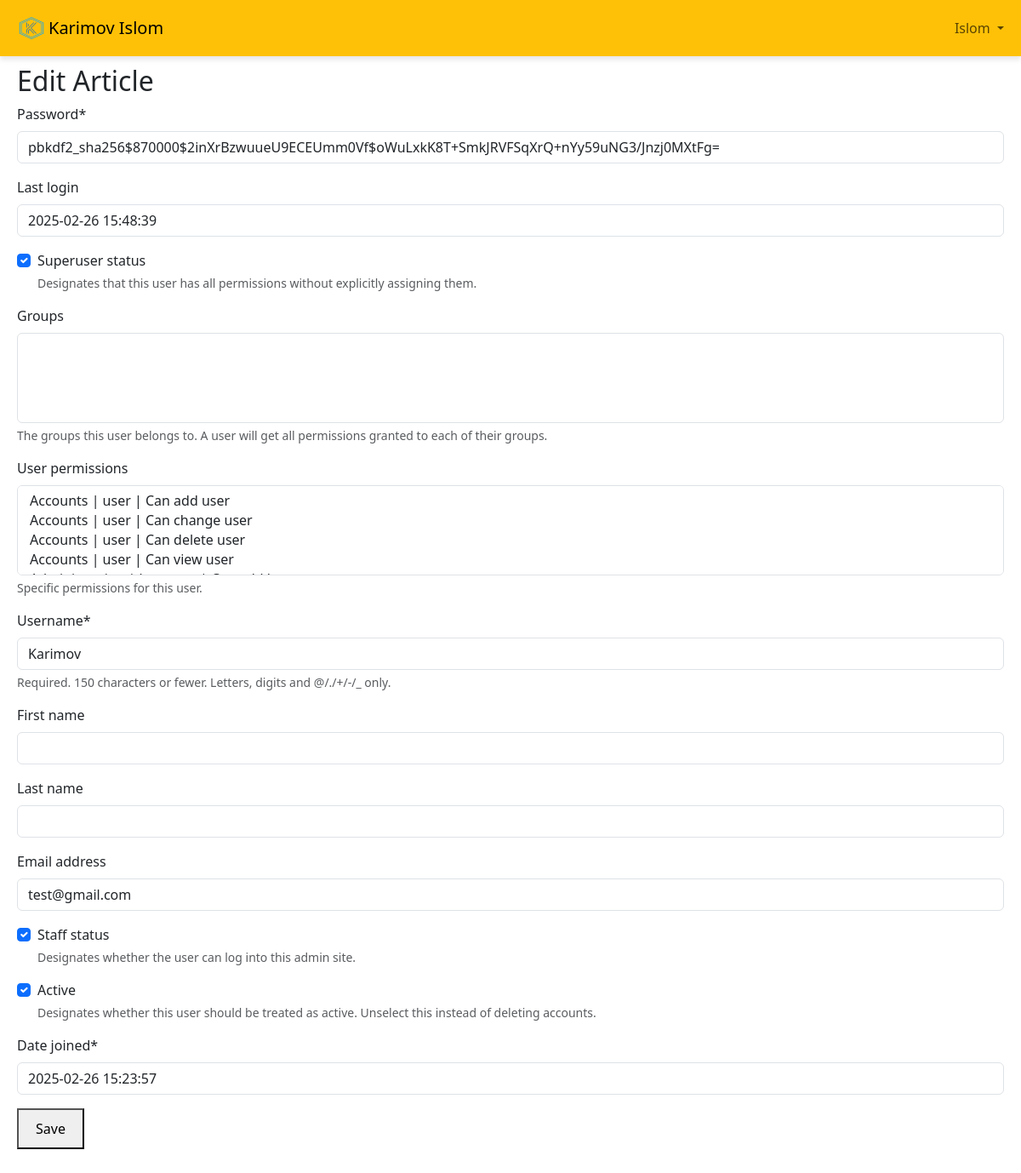
Page /admins/custom_admin/edit_custom_user/6/ (signed in) on the committed database.
### accounts/models.py (models this page shows)
class CustomUser(AbstractUser):
    def __str__(self):
        return self.username

### admin_dashboard/views.py (the view)
# urls.py: path('custom_admin/edit_custom_user/<int:pk>/', views.edit_custom_user, name='edit_custom_user'),
def edit_custom_user(request, pk):
    account = get_object_or_404(CustomUser, pk=pk)
    if request.method == "POST":
        form = CustomUserForm(request.POST, instance=account)
        if form.is_valid():
            form.save()
            return redirect('custom_admin_view')
    else:
        form = CustomUserForm(instance=account)
    return render(request, 'custom_admin/edit_custom_user.html', {'form': form})

### admin_dashboard/forms.py
class CustomUserForm(forms.ModelForm):
    class Meta:
        model = CustomUser
        fields = '__all__'

### templates/custom_admin/edit_custom_user.html (shortened to what this page needs)
{% extends 'base.html' %}
{% load crispy_forms_tags %}
{% block content %}
<h2>Edit Article</h2>
<form method="post">
    {{ form | crispy}}
    <button type="submit">Save</button>
</form>
{% endblock %}

### templates/base.html (shortened to what this page needs)
{% load static %}
<!DOCTYPE html>
<html lang="en">
<head>
  <link rel="stylesheet" href="{% static 'css/styles.css' %}">
  <link href="https://cdn.jsdelivr.net/npm/bootstrap@5.3.3/dist/css/bootstrap.min.css" rel="stylesheet">
</head>
<body>
  <nav class="navbar navbar-expand-lg navbar-light bg-warning fixed-top">
    <div class="container-fluid">
      <a class="navbar-brand d-flex align-items-center" href="#">
        <img src="{% static 'images/islom1.png' %}" alt="Logo" width="50" height="40">
        <span>Karimov Islom</span>
      </a>
      <div class="collapse navbar-collapse" id="navbarSupportedContent">
        {% if user.is_authenticated %}
          <ul class="navbar-nav ms-auto">
            <li class="nav-item dropdown">
              <a class="nav-link dropdown-toggle" href="#" id="navbarDropdown" role="button" data-bs-toggle="dropdown" aria-expanded="false">
                {{ user.username | title }}
              </a>
            </li>
          </ul>
        {% else %}
          <div class="ms-auto">
            <a class="btn btn-outline-dark me-2" href="{% url 'login' %}">Kirish</a>
            <a class="btn btn-outline-dark" href="{% url 'signup' %}">Ro'yxatdan o'tish</a>
          </div>
        {% endif %}
      </div>
    </div>
  </nav>
  <main class="main-content">
    {% block content %}
    {% endblock content %}
  </main>
</body>
</html>

### static/css/styles.css (style rules this page uses)
body { padding-top: 56px; }
.navbar-brand img { margin-right: -5px; }
.navbar { box-shadow: 0 4px 6px rgba(0, 0, 0, 0.1); }
.main-content { padding: 20px; }
body { font-size: 16px; }
button { padding: 10px 20px; font-size: 16px; }

### rows in the picture
CustomUser: username "Islom"
CustomUser: password "pbkdf2_sha256$870000$2inXrBzwuueU9ECEUmm0Vf$oWuLxkK8T+SmkJRVFSqXrQ+nYy59uNG3/Jnzj0MXtFg=", last_login "2025-02-26 15:48:39", is_superuser "☑", username "Karimov", email "test@gmail.com", is_staff "☑", is_active "☑", date_joined "2025-02-26 15:23:57"
